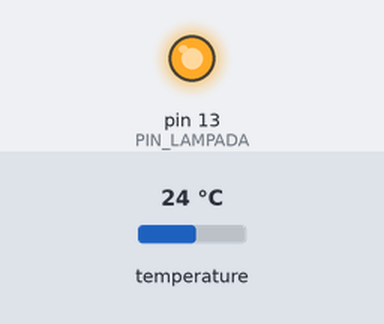
Bench run of a sketch on a simulated Arduino Uno, built with avr-gcc and run on an emulated ATmega328P. Parts: output pins drawn as LEDs (lit = HIGH). The test bench sets the inputs (shaded band); at power-on: temperature 24 °C. The local clock reads 2024-03-15 10:24:30 at power-on unless the sketch sets it; what the sketch prints to the serial monitor is not drawn.

Above: at 0.1 s.
Timing chart, 0 to 1.6 s (numbered marks = the images above):
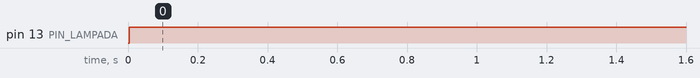

Measured:
- by itself, pin 13 (PIN_LAMPADA): LOW → HIGH at 0.00 s

The sketch:

es23_rtc.ino
```cpp
// Scheda 23 - Orologio RTC DS3231: data, ora e un timer per la lampada della serra
// SDA e SCL del modulo su SDA e SCL di Arduino, VCC su 5V, GND su GND. Libreria "RTClib" (Adafruit).
// Il LED sulla scheda (pin 13) fa da lampada: acceso dalle ORA_ON alle ORA_OFF.

#include <RTClib.h>

// #define WOKWI          // togli le due barre se usi Wokwi, che ha il modello DS1307

#ifdef WOKWI
RTC_DS1307 rtc;
#else
RTC_DS3231 rtc;
#endif

const int PIN_LAMPADA = 13;
const int ORA_ON = 7;      // la lampada si accende alle 7:00...
const int ORA_OFF = 21;    // ...e si spegne alle 21:00
const char* GIORNI[] = {"domenica", "lunedi'", "martedi'", "mercoledi'", "giovedi'", "venerdi'", "sabato"};

void dueCifre(int n) {
  if (n < 10) Serial.print('0');
  Serial.print(n);
}

void setup() {
  Serial.begin(9600);
  pinMode(PIN_LAMPADA, OUTPUT);
  if (!rtc.begin()) {
    Serial.println("RTC non trovato: controlla SDA e SCL");
    while (true);
  }
#ifndef WOKWI
  if (rtc.lostPower()) {      // batteria nuova o scarica: rimettiamo l'ora
    rtc.adjust(DateTime(F(__DATE__), F(__TIME__)));   // data e ora della compilazione
  }
#endif
}

void loop() {
  DateTime ora = rtc.now();

  Serial.print(GIORNI[ora.dayOfTheWeek()]);
  Serial.print(' ');
  dueCifre(ora.day());   Serial.print('/');
  dueCifre(ora.month()); Serial.print('/');
  Serial.print(ora.year());
  Serial.print("  ");
  dueCifre(ora.hour());   Serial.print(':');
  dueCifre(ora.minute()); Serial.print(':');
  dueCifre(ora.second());

  bool lampada = (ora.hour() >= ORA_ON && ora.hour() < ORA_OFF);
  digitalWrite(PIN_LAMPADA, lampada);
  Serial.print(lampada ? "  lampada ACCESA" : "  lampada spenta");

#ifndef WOKWI
  Serial.print("  temp. modulo ");
  Serial.print(rtc.getTemperature(), 1);   // il DS3231 ha anche un termometro
  Serial.print(" C");
#endif
  Serial.println();
  delay(1000);
}
```
